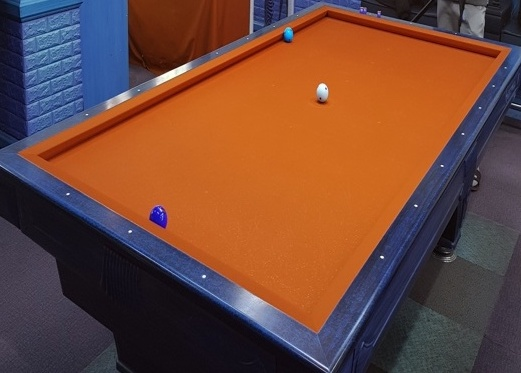
#> input picture res.jpg, 521 x 373 px, found by its file name
$ jupyter execute --allow-errors Untitled1.ipynb   (shell and % lines are left out)
#> lines starting #> are read from the running program, lines starting #| are printed output that depends on the picture
[cell 1]
image_path = './res.jpg'

[cell 2]
%cd gkalstn/capstone/

[cell 3]
import numpy as np
import cordinate.edge_detect as ed
import cordinate.point_order as po
#import sys
#import os
#import tensorflow.compat.v1 as tf
import cv2
from PIL import Image
import object_detection.cut_obj as co
import trans.imgwarp2 as iw
import trans.show_result as sr

[cell 4]
def load_image_into_numpy_array(image):
    (im_width, im_height) = image.size
    return np.array(image.getdata()).reshape((im_height, im_width, 3)).astype(np.uint8)

[cell 5]
image_np = cv2.imread(image_path)
#> image_np is the input picture: shape (373, 521, 3); mean B, G, R 58.1, 72.1, 113.1

[cell 6]
image_np.shape
#> Out = (373, 521, 3)

[cell 7]
a0 = []
a1 = []
a2 = []

for i in range(373) :
    a0.append(image_np[i, i, 0])
    a1.append(image_np[i, i, 1])
    a2.append(image_np[i, i, 2])
#> after the loop, a0 = 373 values, max 209 at index 72, min 0 at index 121, mean 71.13; a1 = 373 values, max 193 at index 108, min 14 at index 121, mean 89.02; a2 = 373 values, max 229 at index 108, min 1 at index 20, mean 136.8

[cell 8]
import matplotlib.pyplot as plt
a = 284
b = 52
x = range(b, a)
plt.rcParams["figure.figsize"] = (20,10)
plt.plot(x, a0[b:a], label = '0')
plt.plot(x, a1[b:a], label = '1')
plt.plot(x, a2[b:a], label = '2')
plt.legend(loc='upper right')
plt.show()
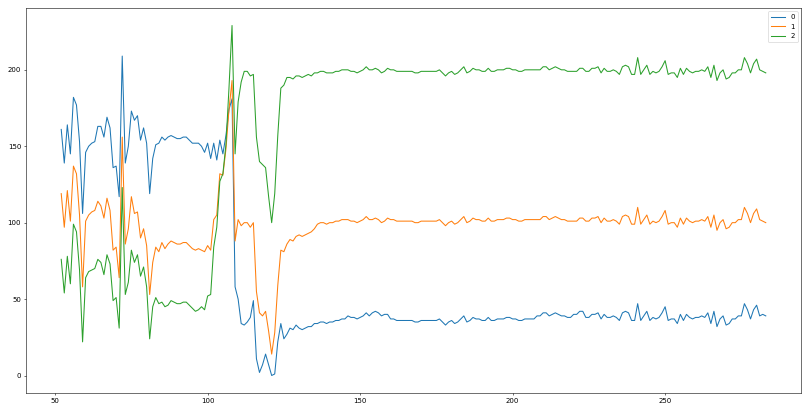
#> figure drawn by matplotlib, 1 panel; curve peaks at x = 72, y = 209; curve peaks at x = 108, y = 193; curve peaks at x = 108, y = 229

[cell 9]
a0[b:a]
#> Out = 232 values, max 209 at index 20, min 0 at index 69, mean 65.16

[cell 10]
import matplotlib.pyplot as plt

x = range(1000, 1600)
#> (the rest of this cell did not finish here and is left out)

[cell 11]
max(a1)
#> Out = 193

[cell 12]
image_path = './test_images/img2.jpeg'
image_np2 = cv2.imread(image_path)
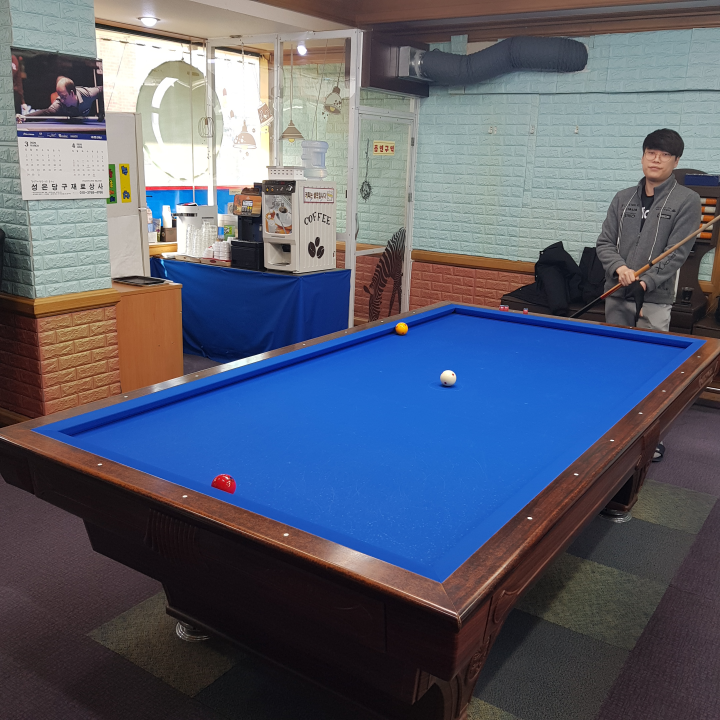
#> input picture test_images/img2.jpeg, 2160 x 2160 px, found by its file name (shown at 1/3 size)
#> image_np2 is the input picture: shape (2160, 2160, 3); mean B, G, R 111.6, 94.9, 89.2
image_np2.shape
#> Out = (2160, 2160, 3)

[cell 13]
b0 = []
b1 = []
b2 = []

for i in range(2160) :
    b0.append(image_np2[i, i, 0])
    b1.append(image_np2[i, i, 1])
    b2.append(image_np2[i, i, 2])
#> after the loop, b0 = 2160 values, max 255 at index 455, min 1 at index 691, mean 130.5; b1 = 2160 values, max 255 at index 444, min 0 at index 741, mean 99.96; b2 = 2160 values, max 255 at index 315, min 0 at index 586, mean 82.43
